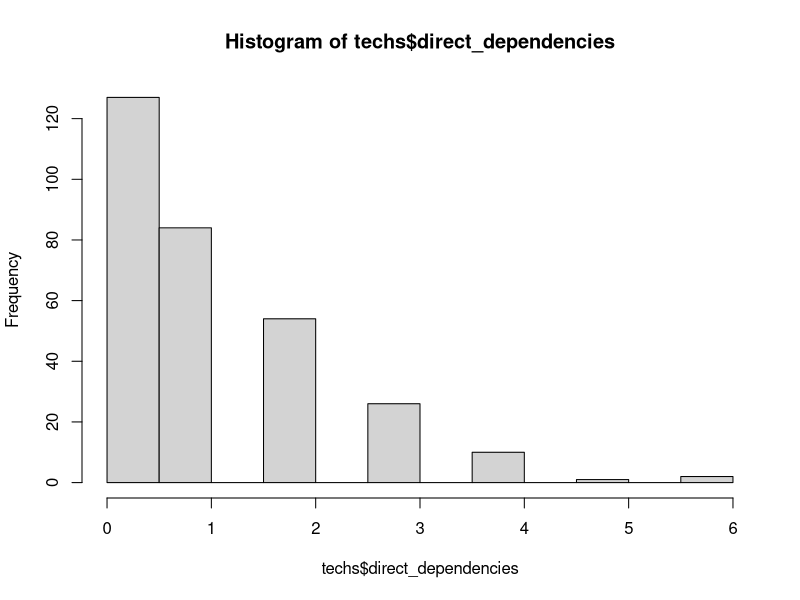
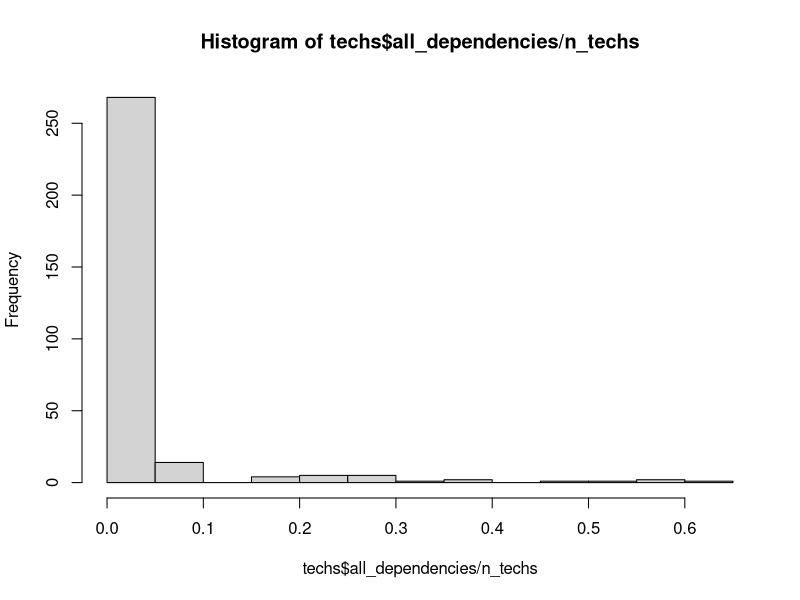
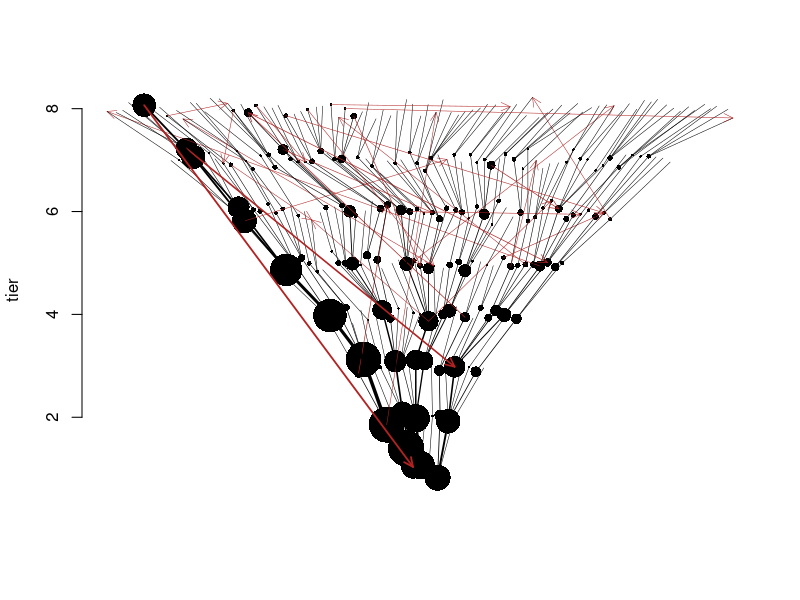

The R source for these figures, in order:
### editable  parameters for tree
starting_techs <- 5 # number of techs in tier 1
max_tier <- 8 # number to tiers in tree
tree_growth_rate <- 2 # rate at with tiers get wider
p_extra_dependency <- 0.0005 # probability a given extra dependency is realized
max_tier_gap_for_dependencies <- 99 # how many tiers extra dependencies can cross
p_keystone_tech <- 0.0 # probability a tech is a keystone tech
keystone_multiplier <- 200 # how much more likely keystone techs are to have extra dependencies




### non editable helper values
# function to generate number of techs in each tier
num_techs_per_tier <- function(tier) {
  if (tree_growth_rate < 0.01) { return(starting_techs) }
  return(round((tier + (starting_techs)^(1/tree_growth_rate) - 1)^tree_growth_rate))
}
# total number of techs in tree
n_techs <- sum(num_techs_per_tier(c(1:max_tier)))
# ids of keystone techs
keystone_techs <- sample(c(1:n_techs), round(p_keystone_tech * n_techs))


### construct the tree
# initialize data frame
techs <- data.frame(
  id   = integer(), # unique ID for each tech
  tier = integer(), # what tier its in
  xpos = numeric(), # xcor for plotting
  ypos = numeric()  # ycor for plotting
)

# create techs
for (t in 1:max_tier) {
  n_techs_tier <- num_techs_per_tier(t)
  ids <- c((nrow(techs)+1):(nrow(techs)+n_techs_tier))
  new_rows <- data.frame(
    id = ids,
    tier = rep(t, n_techs_tier),
    xpos = ids - mean(ids),
    ypos = rep(t, n_techs_tier)
  )
  techs <- rbind(techs, new_rows)
}

# initialize dependencies:
# "dependencies" is a n-by-n matrix that scores the relationship between every pair of techs
dependencies <- matrix(0, nrow=n_techs, ncol=n_techs)

# dependency code:
# 0 = none
# 1 = basic from-to
# -1 = basic to-from
# 2 = extra to-from
# -2 = extra from-to
# 3 = indirect to-from
# -3 = indirect from-to

# add basic dependencies
# each tech has one basic dependecy from a random chosen tech in the prior tier
for (i in 1:n_techs) {
  tech <- techs[i,]
  if (tech$tier > 1) {
    possible_parents <- techs$id[techs$tier == (tech$tier - 1)]
    parent <- possible_parents[sample.int(length(possible_parents), 1)]
    dependencies[parent, tech$id] <- 1
    dependencies[tech$id, parent] <- -1
  }
}

# identify indirect dependencies
# e.g. A -> B and B -> C, implies A -> C
for (to in 1:n_techs) {
  if (techs$tier[techs$id == to] > 1) {
    for (from in 1:(i-1)) {
      if (dependencies[from, to] > 0) {
        earlier_techs <- c(1:n_techs)[dependencies[,from] > 0]
        for (et in earlier_techs) {
          if (dependencies[et, to] == 0) {
            dependencies[et,to] <- 3
          }
          if (dependencies[to, et] == 0) {
            dependencies[to,et] <- -3
          }
        }
      }
    }
  }
}

# horizontally reorder techs to make tree nicer looking
for (i in 2:max_tier) {  # go through all tiers, starting with tier 3
  this_tier_ids <- techs[techs$tier == i,]$id  # first get the ids of the techs in this tier
  parents <- parent_xpos <- vector()
  for (t in this_tier_ids) {
    parent <- techs[techs$id == match(1, dependencies[,t])[1],]
    parents <- c(parents, parent$id)  # then get the techs from the prior tier these techs depend on
    parent_xpos <- c(parent_xpos, parent$xpos)  # and get their xpos' too
  }
  ord <- order(parent_xpos, this_tier_ids)  # get order of parents' xposs, breaking by offspring id
  ordered_ids <- this_tier_ids[ord]   # order the ids according to this
  techs$xpos[match(ordered_ids, techs$id)] <- seq_along(ordered_ids) - mean(seq_along(ordered_ids))  # insert into db
}

# add some extra dependencies
# these can occur between any possible techs
# as long as they don't already have a dependency of any kind
# and as long as they are not too many tiers apart
pairs <- expand.grid(
  from = 1:n_techs,
  to   = 1:n_techs
)
pairs$parent_tier <- techs$tier[match(pairs$from, techs$id)]
pairs$child_tier  <- techs$tier[match(pairs$to, techs$id)]
pairs$tier_delta <- abs(pairs$parent_tier - pairs$child_tier)
pairs <- pairs[sample(nrow(pairs)), ]

for (i in 1:nrow(pairs)) {
  pair <- pairs[i,]
  parent <- pair$from
  child <- pair$to
  tier_delta <- pair$tier_delta
  
  
  if ((parent != child) & (dependencies[parent, child] == 0) & (tier_delta <= max_tier_gap_for_dependencies)) {
    p_link <- p_extra_dependency
    if (parent %in% keystone_techs) { p_link <- p_link * keystone_multiplier }
    if (runif(1,0,1) < p_link) {
      dependencies[parent, child] <- 2
      dependencies[child, parent] <- -2
      
      ancestors <- which(dependencies[parent, ] < 0)
      descendants <- which(dependencies[child, ] > 0)
      
      for (ancestor in ancestors) {
        for (descendant in descendants) {
          if (dependencies[ancestor, descendant] == 0) {
            dependencies[ancestor, descendant] <- 3
            dependencies[descendant, ancestor] <- -3
          }
        }
      }
      
      for (descendant in descendants) {
        if (dependencies[parent, descendant] %in% c(0,2)) {
          dependencies[parent, descendant] <- 3
          dependencies[descendant, parent] <- -3
        }
      }
      
      for (ancestor in ancestors) {
        if (dependencies[ancestor, child] %in% c(0, 2)) {
          dependencies[ancestor, child] <- 3
          dependencies[child, ancestor] <- -3
        }
      }
    }
  }
}

# calculate total number of dependencies
techs$direct_dependencies <- rowSums((dependencies > 0) * (dependencies < 3))
techs$all_dependencies <- rowSums(dependencies > 0)

# add some jitter
techs$xpos <- techs$xpos + rnorm(n_techs, 0, 0.1)
techs$ypos <- techs$ypos + rnorm(n_techs, 0, 0.1)

# plot tree
hist(techs$direct_dependencies)
hist(techs$all_dependencies/n_techs)

#dot_sizes <- (((techs$all_dependencies/n_techs)^0.5)) * 50 / max_tier
dot_sizes <- (techs$all_dependencies/n_techs)^0.5*50 / max_tier
plot(techs$ypos~techs$xpos, bty="n", xlab="", xaxt="n", ylab="tier", pch=16, cex=dot_sizes)
points(techs$ypos[keystone_techs]~techs$xpos[keystone_techs], pch=16, cex=dot_sizes[keystone_techs], col="purple")
if (max_tier < 8) {
  for (i in 1:nrow(techs)) {
    text(techs$xpos[i], techs$ypos[i], techs$id[i], pos=1, offset=dot_sizes[i]*0.2 + 1/max_tier)
  }
}
for (i in 1:n_techs) {
  for (j in 1:n_techs) {
    if (dependencies[i,j] == 1) {
      from <- techs[techs$id == i,]
      to <- techs[techs$id == j,]
      lines(c(from$ypos, to$ypos)~c(from$xpos, to$xpos), lwd=(to$all_dependencies/n_techs * 5 + 0.5))
    }
    if (dependencies[i,j] == 2) {
      from <- techs[techs$id == i,]
      to <- techs[techs$id == j,]
      arrows(from$xpos, from$ypos,
             to$xpos, to$ypos,
             length = 0.1,
             col="firebrick",
             angle = 25,
             code=2,
             lwd=(to$all_dependencies/n_techs * 5 + 0.5))
    }
  }
}
